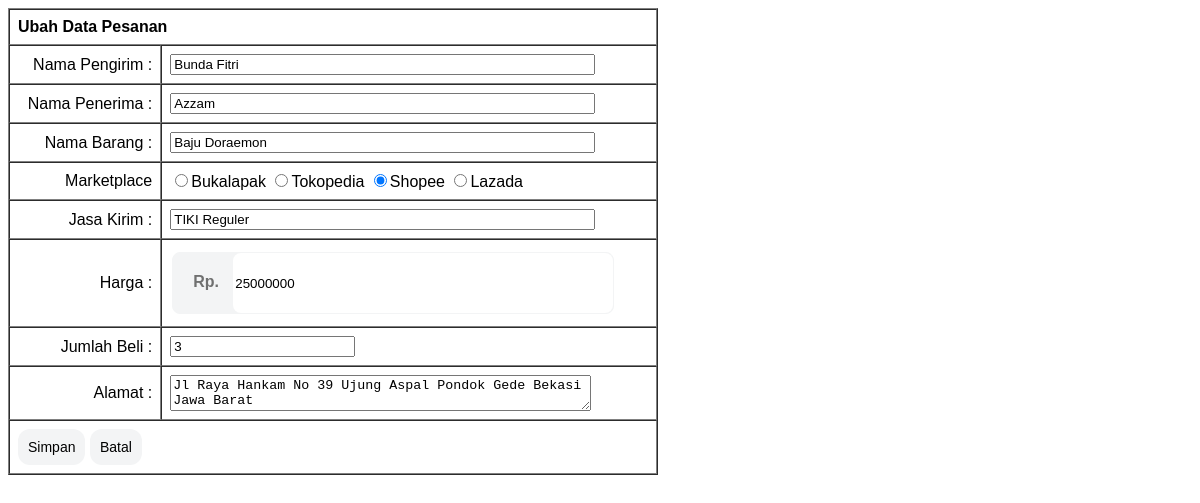
Page /pesananubahfm.php?id=PSN000000006 on the committed database.
### tables this page shows
CREATE TABLE IF NOT EXISTS `pesanan` (
  `id_pesanan` varchar(12) NOT NULL,
  `nm_pengirim` varchar(50) NOT NULL,
  `nm_penerima` varchar(50) NOT NULL,
  `nm_barang` varchar(100) NOT NULL,
  `marketplace` enum('Bukalapak','Tokopedia','Shopee','Lazada') DEFAULT NULL,
  `jasa_kirim` text NOT NULL,
  `harga` bigint(19) NOT NULL,
  `jumlah_beli` bigint(50) NOT NULL,
  `alamat` varchar(200) NOT NULL
);

### pesananubahfm.php (the view, shortened to what this page needs)
<?php
$konek = mysqli_connect("localhost","root","","crud");
$id    = $_GET['id'];
$edit  = "SELECT * FROM pesanan WHERE id_pesanan='$id'";
$hasil = mysqli_query($konek, $edit);
$data  = mysqli_fetch_array($hasil);
?>
<?php
if ($data[marketplace]=="Shopee") {
    $Bukalapak = "";
    $Tokopedia = "";
    $Shopee = " checked";
    $Lazada = "";
}
?>
<html>
<head>
    <link rel="stylesheet" href="style/tambahfm.css" type="text/css">
</head>
</html>
<?php
echo "<form method=\"GET\" action=\"pesananubahsim.php\">
      <input type=\"hidden\" name=\"id\" VALUE=\"$id\">
      <table style=\"width: 650px;\" border=\"1\" cellspacing=\"0\" cellpadding=\"8\">
      <tr><td colspan=\"2\"><b>Ubah Data Pesanan</b></td></tr>
      <tr><td align=\"right\">Nama Pengirim :</td><td><input size=\"50\" maxlength=\"50\" type=\"text\" name=\"nm_pengirim\" value=\"$data[nm_pengirim]\"></td></tr>
      <tr><td align=\"right\">Nama Penerima :</td><td><input size=\"50\" maxlength=\"50\" type=\"text\" name=\"nm_penerima\" value=\"$data[nm_penerima]\" required=\"required\"></td></tr>
      <tr><td align=\"right\">Nama Barang :</td><td><input type=\"text\" name=\"nm_barang\" size=\"50\" maxlength=\"100\" value=\"$data[nm_barang]\" required=\"required\"></td></tr>
      <tr><td align=\"right\"><label for=\"marketplace\">Marketplace</label></td>
      <td>
          <input type=\"radio\" id=\"Bukalapak\" value=\"Bukalapak\" name=\"marketplace\" $Bukalapak><label for=\"Bukalapak\">Bukalapak</label>
          <input type=\"radio\" id=\"Tokopedia\" value=\"Tokopedia\" name=\"marketplace\" $Tokopedia><label for=\"Tokopedia\">Tokopedia</label>
          <input type=\"radio\" id=\"Shopee\" value=\"Shopee\" name=\"marketplace\" $Shopee><label for=\"Shopee\">Shopee</label>
          <input type=\"radio\" id=\"Lazada\" value=\"Lazada\" name=\"marketplace\" $Lazada><label for=\"Lazada\">Lazada</label>
      </td>
      </tr>
      <tr><td align=\"right\">Jasa Kirim :</td><td><input type=\"text\" name=\"jasa_kirim\" size=\"50\" maxlength=\"40\" value=\"$data[jasa_kirim]\" required=\"required\"></td></tr>
      <tr><td align=\"right\">Harga :</td><td><div class=\"as\"><div><b>Rp. </b><input class=\"bg\" name=\"harga\" value=\"$data[harga]\" type=\"number\" size=\"46\" maxlength=\"40\" required=\"required\"></div></div></td></tr>
      <tr><td align=\"right\">Jumlah Beli :</td><td><input type=\"number\" name=\"jumlah_beli\" value=\"$data[jumlah_beli]\" required=\"required\"></td></tr>
      <tr><td align=\"right\">Alamat :</td><td><textarea cols=\"50\" type=\"text\" name=\"alamat\" value=\"$data[alamat]\" required=\"required\">$data[alamat]</textarea></td></tr>
      <tr><td colspan=\"2\"><input type=\"submit\" class=\"button\" value=\"Simpan\"> <input type=\"reset\" class=\"button\" value=\"Batal\" onclick=\"self.history.back()\"></td></tr>
      </table>
      </form>"
?>

### style/tambahfm.css (style rules this page uses)
input { outline: none; }
.bg { border: none; outline: none; width: 380px; height: 60px; margin-top: -38px; margin-left: 40px; border-radius: 8px; display: inline-block; }
.as { border: 1px solid #f3f4f5; width: 400px; height: 20px; background-color: #f3f4f5; padding: 20px; text-align: left; text-decoration: none; display: inline-block; font-size: 16px; margin: 4px 2px; border-radius: 8px; }
.button { outline: none; display: inline-block; font-family: arial; background-color: #F3F4F5; border: none; color: black; padding: 10px; text-align: center; text-decoration: none; display: inline-block; font-size: 14px; cursor: pointer; border-radius: 12px; }
div b { color: rgba(0,0,0,.54); }
td { font-family: arial; }

### rows in the picture
pesanan: nm_pengirim "Bunda Fitri", nm_penerima "Azzam", nm_barang "Baju Doraemon", jasa_kirim "TIKI Reguler", harga "25000000", jumlah_beli "3", alamat "Jl Raya Hankam No 39 Ujung Aspal Pondok Gede Bekasi Jawa Barat"
